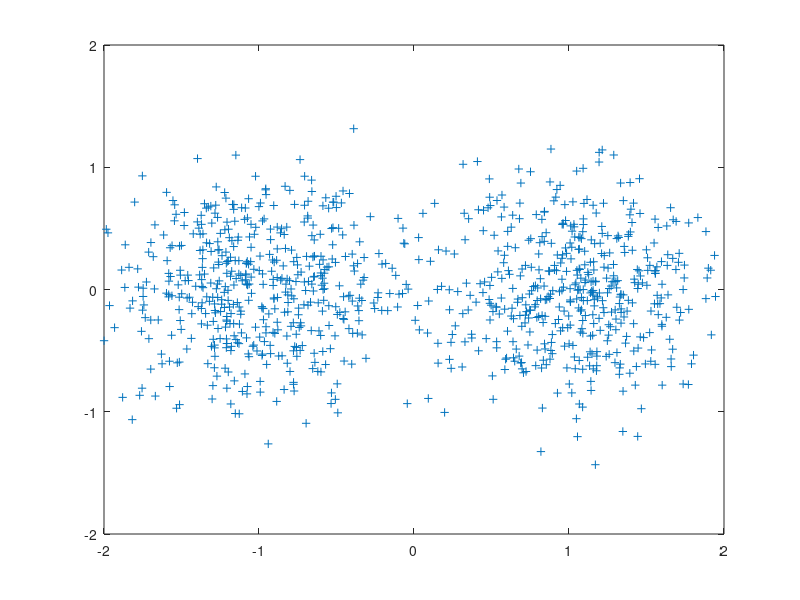

The MATLAB source for this figure:
% bpsk_hf.m
% David Rowe Mar 2017
%
% Rate Rs BPSk simulation to explore phase over multiple carriers in HF channel

1;

function sim_out = run_sim(sim_in)
  Rs = 50;

  Nbits = sim_in.Nbits;
  EbNodB = sim_in.EbNodB;
  verbose = sim_in.verbose;

  for nn=1:length(EbNodB)
    EbNo = 10 .^ (EbNodB(nn)/10);
    variance = 1/(EbNo/2);
    noise = sqrt(variance)*(0.5*randn(1,Nbits) + j*0.5*randn(1,Nbits));

    tx = zeros(1,Nbits);
    rx = zeros(1,Nbits);
    tx_bits = rand(1,Nbits) > 0.5;
    tx = 1 - 2*tx_bits;
    rx = tx + noise;

    rx_bits = real(rx) < 0;
    errors = xor(tx_bits, rx_bits);
    Nerrs = sum(errors);                                         
    printf("EbNodB: %3.2f BER: %4.3f Nbits: %d Nerrs: %d\n", EbNodB(nn), Nerrs/Nbits, Nbits, Nerrs);

    if verbose
      figure(1); clf; 
      plot(rx,'+');
      axis([-2 2 -2 2]);
    end

    sim_out.ber(nn) = Nerrs/Nbits;
  end
endfunction


function run_curves
  sim_in.verbose = 0;
  sim_in.Nbits = 10000;
  sim_in.EbNodB = 0:6;

  bpsk_out = run_sim(sim_in);

  figure(3); clf;
  semilogy(sim_in.EbNodB, bpsk_out.ber,'b+-;BPSK;');
  xlabel('Eb/No (dB)');
  ylabel('BER');
  grid;
  legend('boxoff');
  title('Coherent BPSK');

end


function run_single
  sim_in.Nbits = 1000;
  sim_in.EbNodB = 4;
  sim_in.verbose = 1;

  run_sim(sim_in);
end


format;
more off;
rand('seed',1);
randn('seed',1);

run_single
%run_curves



